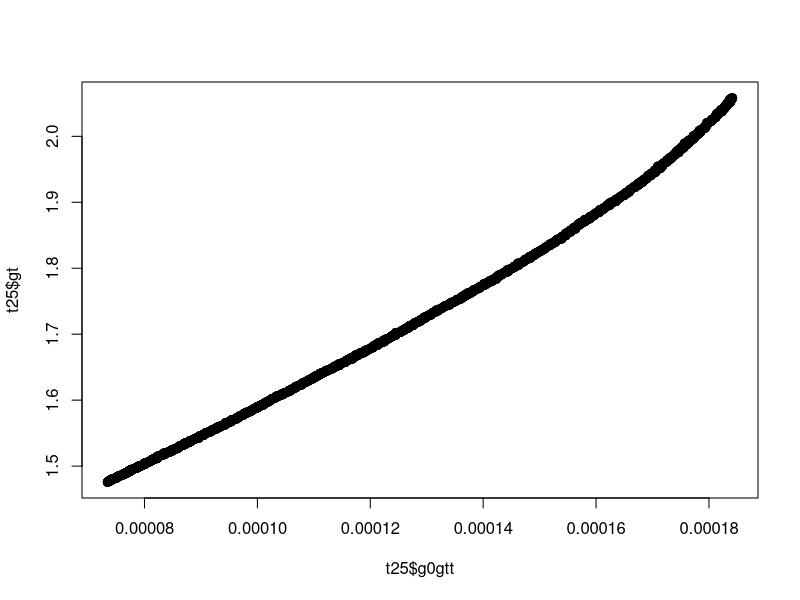
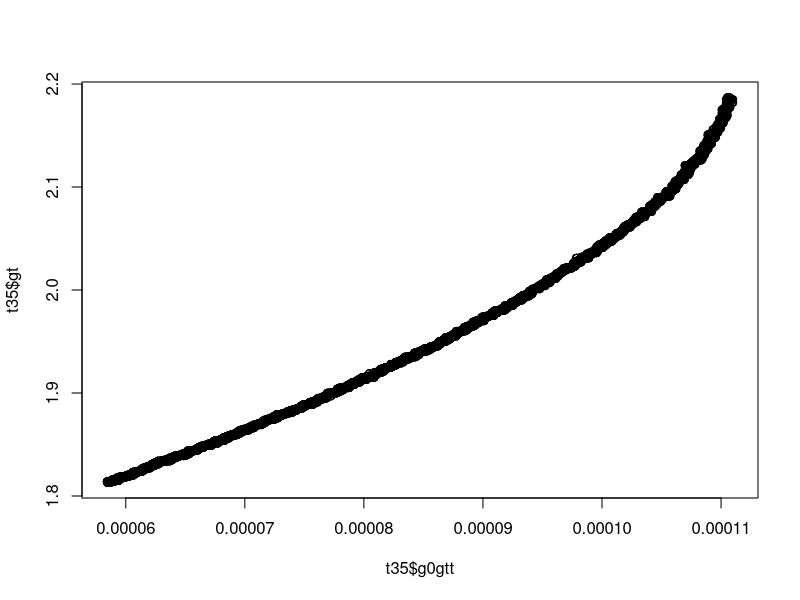
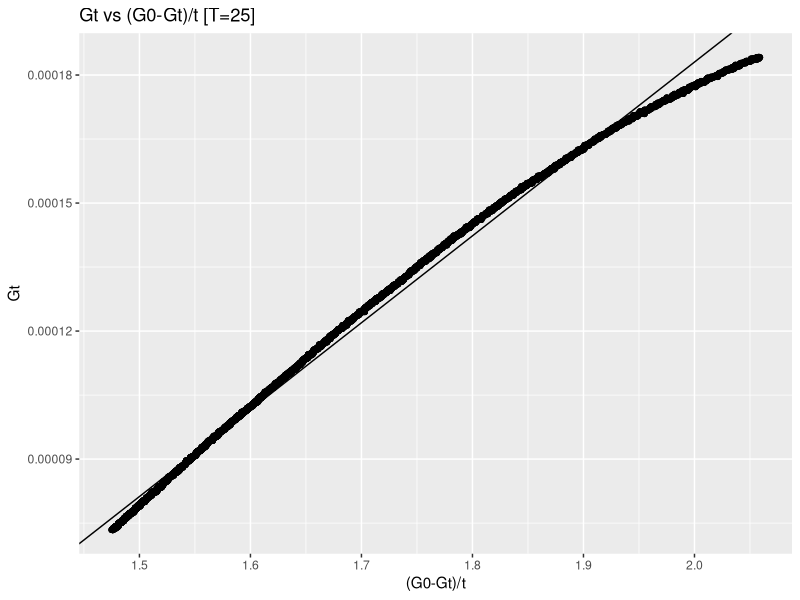
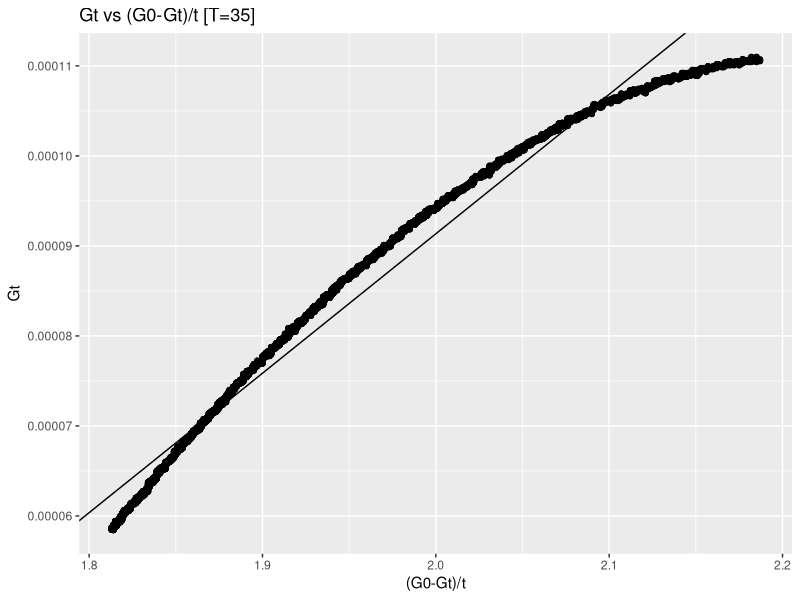

These figures' R source, in order:
#P_Chem Lab2 Exp3: Reaction of Ethyl Acetate with Hydroxyl Ion 
#Followed by Electrical Conudutace
#Coded by Henry Lin

require(ggplot2)

setwd("PChemLab2")

t25 <- read.csv("data/1001-25-1.csv")
t35 <- read.csv("data/1001-35.csv")

#T=25
#dealing with data
t25 <- data.frame(t=t25$SAMPLE+1,gt=t25$Uncomp.Cond)
g0 <- 2.98
t25 <- t25[5001:20500,]
t25 <- data.frame(t=t25$t - 5000,gt=t25$gt,g0gtt=(g0 - t25$gt)/t25$t)
plot(t25$g0gtt,t25$gt)

#linear modeling
model <- lm(formula = g0gtt ~ gt, data = t25)
k1a <- coefficients(model)["gt"]
gc <- coefficients(model)["(Intercept)"]
k1a25 <- k1a
gc25 <- gc

summary(model)

#plotting
png("plot/exp3_t25.png", width = 500, height = 500)

plot25 <- ggplot(data=t25,(aes(x=gt,y=g0gtt)))
plot25 + geom_point()+
  geom_abline(slope = k1a25, intercept = gc)+
  labs(title= "Gt vs (G0-Gt)/t [T=25]",
       x="(G0-Gt)/t",
       y="Gt")+
  theme_gray()

dev.off()

#T=35
#dealing with data
t35 <- data.frame(t=t35$SAMPLE+1,gt=t35$Uncomp.Cond)
g0 <- 2.63
t35 <- t35[4001:13974,]
t35 <- data.frame(t=t35$t - 4000,gt=t35$gt,g0gtt=(g0 - t35$gt)/t35$t)
plot(t35$g0gtt,t35$gt)

#linear modeling
model <- lm(formula = g0gtt ~ gt, data = t35)
k1a <- coefficients(model)["gt"]
gc <- coefficients(model)["(Intercept)"]
k1a35 <- k1a
gc35 <- gc

summary(model)

#plotting
png("plot/exp3_t35.png", width = 500, height = 500)

plot25 <- ggplot(data=t35,(aes(x=gt,y=g0gtt)))
plot25 + geom_point()+
  geom_abline(slope = k1a35, intercept = gc)+
  labs(title= "Gt vs (G0-Gt)/t [T=35]",
       x="(G0-Gt)/t",
       y="Gt")+
  theme_gray()

dev.off()

k1a25 <- k1a25^(-1)
k1a35 <- k1a35^(-1)

k1a25
gc25

k1a35
gc35
